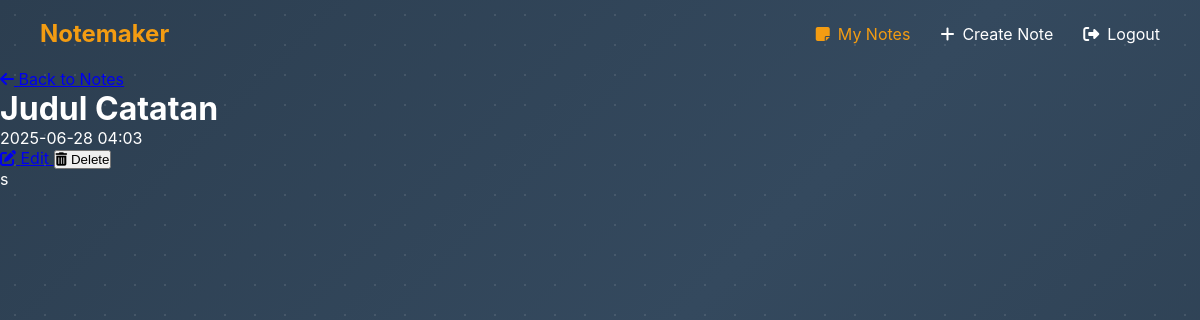
Page /note/3 (signed in) on the earlier database version.
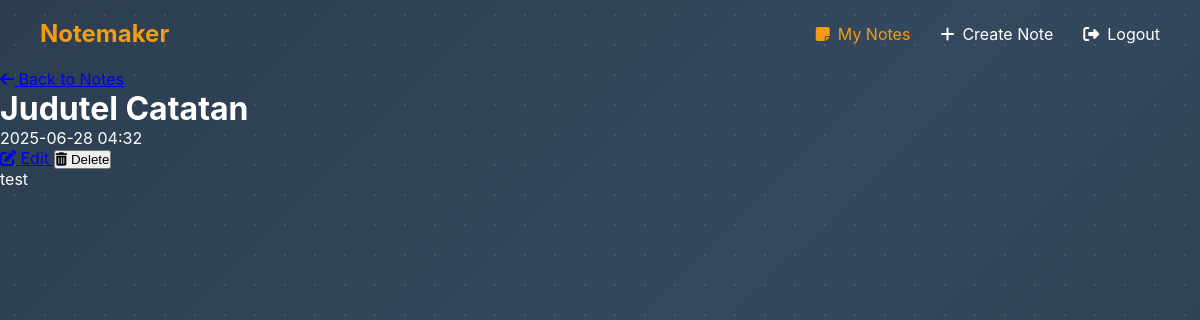
Same page on the later database version.
### app/models.py (models this page shows, shortened)
class Note(db.Model):
    id = db.Column(db.Integer, primary_key=True)
    title = db.Column(db.String(200), nullable=False)
    content = db.Column(db.Text, nullable=False)
    date_created = db.Column(db.DateTime, nullable=False, default=datetime.utcnow)
    user_id = db.Column(db.Integer, db.ForeignKey('user.id'), nullable=False)

### app/routes.py (the view)
@main.route('/note/<int:note_id>')
@login_required
def view_note(note_id):
    note = Note.query.get_or_404(note_id)
    if note.user_id != current_user.id:
        flash('You are not authorized to view this note.', 'danger')
        abort(403)
    delete_form = DeleteNoteForm()
    return render_template('view_note.html', note=note, form=delete_form)

### app/__init__.py (called while the page is built)
def create_app():
    app = Flask(__name__)
    app.config.from_pyfile('../config.py')
    db.init_app(app)
    login_manager.init_app(app)
    login_manager.login_view = 'main.login'
    login_manager.login_message = "You must be logged in to access this page."
    login_manager.login_message_category = "danger"
    csrf.init_app(app)
    from app.models import User
    @login_manager.user_loader
    def load_user(user_id):
        return User.query.get(int(user_id))
    from app.routes import main as main_blueprint
    app.register_blueprint(main_blueprint)
    return app

### app/templates/view_note.html (shortened to what this page needs)
{% extends "base.html" %}
{% block main_content %}
<div class="note-detail-container">
    <div class="note-detail-header">
        <a href="{{ url_for('main.home') }}" class="back-button">
            <i class="fas fa-arrow-left"></i> Back to Notes
        </a>
        <h1>{{ note.title }}</h1>
        <div class="note-meta">
            <span class="created-at">{{ note.date_created.strftime('%Y-%m-%d %H:%M') }}</span>
        </div>
        <div class="note-actions-detail">
            <a href="{{ url_for('main.create_note', note_id=note.id) }}" class="edit-note-btn">
                <i class="fas fa-edit"></i> Edit
            </a>
            <form action="{{ url_for('main.delete_note', note_id=note.id) }}" method="POST" style="display:inline;">
                <button type="submit" class="delete-note-btn"
                    onclick="return confirm('Are you sure you want to delete this note?');">
                    <i class="fas fa-trash-alt"></i> Delete
                </button>
            </form>
        </div>
    </div>
    <div class="note-detail-content">
        <p>{{ note.content }}</p>
    </div>
</div>
{% endblock %}

Differences in the rows shown:
changed Note: title "Judul Catatan" → "Judutel Catatan"; date_created "2025-06-28 04:03" → "2025-06-28 04:32"; content "s" → "test"
